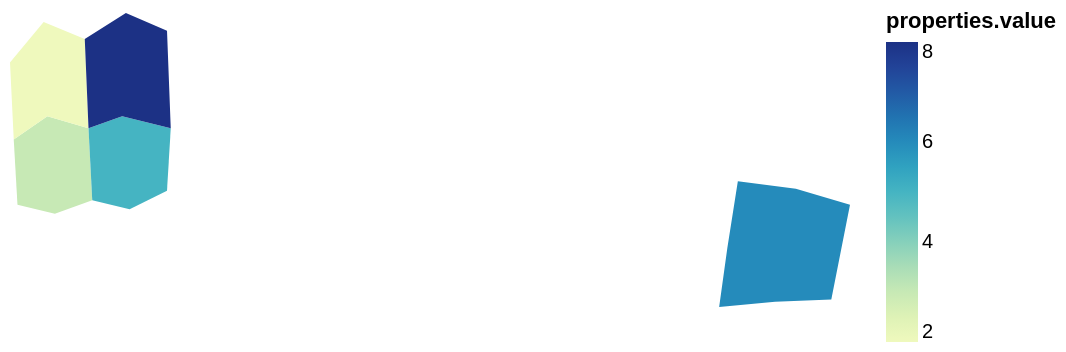

This figure's Vega-Lite source:
### Vega-Lite specification from a JSON file in a GitHub repository (floating-point values rounded to 4 significant figures)
{"$schema": "https://vega.github.io/schema/vega-lite/v6.json", "padding": 5, "autosize": "pad", "hconcat": [{"width": 200, "height": 150, "data": {"values": {"type": "FeatureCollection", "features": [{"type": "Feature", "properties": {"name": "west", "value": 3, "cat": "a"}, "geometry": {"type": "Polygon", "coordinates": [[[-11, 48], [-2, 52], [9, 50], [10, 36], [0, 33], [-10, 35], [-11, 48]]]}}, {"type": "Feature", "properties": {"name": "east", "value": 5, "cat": "b"}, "geometry": {"type": "Polygon", "coordinates": [[[9, 50], [18, 52], [31, 50], [30, 38], [20, 34], [10, 36], [9, 50]]]}}, {"type": "Feature", "properties": {"name": "north-west", "value": 2, "cat": "a"}, "geometry": {"type": "Polygon", "coordinates": [[[-12, 60], [-3, 65], [8, 63], [9, 50], [-2, 52], [-11, 48], [-12, 60]]]}}, {"type": "Feature", "properties": {"name": "north-east", "value": 8, "cat": "b"}, "geometry": {"type": "Polygon", "coordinates": [[[8, 63], [19, 66], [30, 64], [31, 50], [18, 52], [9, 50], [8, 63]]]}}]}, "format": {"property": "features"}}, "projection": {"type": "mercator"}, "mark": "geoshape", "encoding": {"color": {"field": "properties.value", "type": "quantitative"}}}, {"width": 200, "height": 150, "data": {"values": {"type": "FeatureCollection", "features": [{"type": "Feature", "properties": {"name": "far-east", "value": 6, "cat": "a"}, "geometry": {"type": "Polygon", "coordinates": [[[65, 40], [95, 35], [90, 12], [60, 10], [65, 40]]]}}]}, "format": {"property": "features"}}, "projection": {"type": "mercator"}, "mark": "geoshape", "encoding": {"color": {"field": "properties.value", "type": "quantitative"}}}]}
